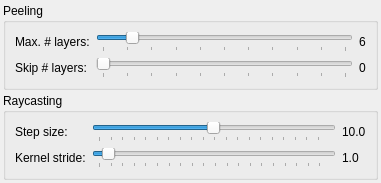
<?xml version="1.0" encoding="UTF-8"?>
<ui version="4.0">
 <class>RenderControls</class>
 <widget class="QWidget" name="RenderControls">
  <property name="geometry">
   <rect>
    <x>0</x>
    <y>0</y>
    <width>381</width>
    <height>177</height>
   </rect>
  </property>
  <property name="sizePolicy">
   <sizepolicy hsizetype="Preferred" vsizetype="Fixed">
    <horstretch>0</horstretch>
    <verstretch>0</verstretch>
   </sizepolicy>
  </property>
  <property name="windowTitle">
   <string>Rendering options</string>
  </property>
  <layout class="QVBoxLayout" name="verticalLayout">
   <property name="spacing">
    <number>3</number>
   </property>
   <property name="margin">
    <number>3</number>
   </property>
   <item>
    <widget class="QGroupBox" name="peelingGroup">
     <property name="title">
      <string>Peeling</string>
     </property>
     <layout class="QGridLayout" name="peelingLayout">
      <item row="0" column="0">
       <widget class="QLabel" name="maxLayersLabel">
        <property name="text">
         <string>Max. # layers:</string>
        </property>
       </widget>
      </item>
      <item row="0" column="1">
       <widget class="QSlider" name="maxLayers">
        <property name="minimum">
         <number>0</number>
        </property>
        <property name="maximum">
         <number>50</number>
        </property>
        <property name="pageStep">
         <number>5</number>
        </property>
        <property name="value">
         <number>6</number>
        </property>
        <property name="orientation">
         <enum>Qt::Horizontal</enum>
        </property>
        <property name="tickPosition">
         <enum>QSlider::TicksBelow</enum>
        </property>
        <property name="tickInterval">
         <number>5</number>
        </property>
       </widget>
      </item>
      <item row="1" column="0">
       <widget class="QLabel" name="skipLayersLabel">
        <property name="text">
         <string>Skip # layers:</string>
        </property>
       </widget>
      </item>
      <item row="1" column="1">
       <widget class="QSlider" name="skipLayers">
        <property name="minimum">
         <number>0</number>
        </property>
        <property name="maximum">
         <number>50</number>
        </property>
        <property name="pageStep">
         <number>5</number>
        </property>
        <property name="value">
         <number>0</number>
        </property>
        <property name="orientation">
         <enum>Qt::Horizontal</enum>
        </property>
        <property name="tickPosition">
         <enum>QSlider::TicksBelow</enum>
        </property>
        <property name="tickInterval">
         <number>5</number>
        </property>
       </widget>
      </item>
      <item row="0" column="2">
       <widget class="QLabel" name="maxLayersReadout">
        <property name="text">
         <string>6</string>
        </property>
       </widget>
      </item>
      <item row="1" column="2">
       <widget class="QLabel" name="skipLayersReadout">
        <property name="text">
         <string>0</string>
        </property>
       </widget>
      </item>
     </layout>
    </widget>
   </item>
   <item>
    <widget class="QGroupBox" name="raycastingGroup">
     <property name="title">
      <string>Raycasting</string>
     </property>
     <layout class="QGridLayout" name="raycastingLayout">
      <item row="0" column="0">
       <widget class="QLabel" name="stepSizeLabel">
        <property name="text">
         <string>Step size:</string>
        </property>
       </widget>
      </item>
      <item row="0" column="1">
       <widget class="QSlider" name="stepSize">
        <property name="minimum">
         <number>10</number>
        </property>
        <property name="maximum">
         <number>2000</number>
        </property>
        <property name="pageStep">
         <number>100</number>
        </property>
        <property name="value">
         <number>1000</number>
        </property>
        <property name="orientation">
         <enum>Qt::Horizontal</enum>
        </property>
        <property name="tickPosition">
         <enum>QSlider::TicksBelow</enum>
        </property>
        <property name="tickInterval">
         <number>100</number>
        </property>
       </widget>
      </item>
      <item row="0" column="2">
       <widget class="QLabel" name="stepSizeReadout">
        <property name="text">
         <string>10.0</string>
        </property>
       </widget>
      </item>
      <item row="1" column="0">
       <widget class="QLabel" name="kernelSizeLabel">
        <property name="text">
         <string>Kernel stride:</string>
        </property>
       </widget>
      </item>
      <item row="1" column="1">
       <widget class="QSlider" name="kernelSize">
        <property name="minimum">
         <number>25</number>
        </property>
        <property name="maximum">
         <number>2000</number>
        </property>
        <property name="pageStep">
         <number>100</number>
        </property>
        <property name="value">
         <number>100</number>
        </property>
        <property name="orientation">
         <enum>Qt::Horizontal</enum>
        </property>
        <property name="tickPosition">
         <enum>QSlider::TicksBelow</enum>
        </property>
        <property name="tickInterval">
         <number>100</number>
        </property>
       </widget>
      </item>
      <item row="1" column="2">
       <widget class="QLabel" name="kernelSizeReadout">
        <property name="text">
         <string>1.0</string>
        </property>
       </widget>
      </item>
     </layout>
    </widget>
   </item>
  </layout>
 </widget>
 <resources/>
 <connections/>
</ui>
